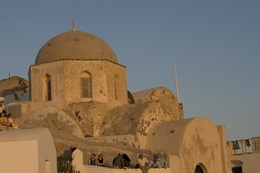
%> input picture dome.jpg, 260 x 173 px, shrunk from 876 x 584 before the run
$ octave bilateral_approx.m   (GNU Octave 9; MATLAB toolbox functions it lacks are replaced by stand-ins)
%> lines starting %> are read from the running program, lines starting %| are printed output that depends on the picture
### bilateral_filter.m
function output_im=bilateral_filter(input_im,sigma_x,sigma_r)

%% THe source of the code is http://www.cvc.uab.es/LAMP/joost/BilateralFiltering/.
%   This is the code of following paper
%   Title: Global Color Sparseness and a Local Statistics Prior for Fast Bilateral Filtering,
%   Author: Mozerov, Mikhail G and Van De Weijer, Joost,
%   Journal: IEEE Transactions on Image Processing,
%

% standard bilateral filterinput_img
% input:
%       input_im:   input image can be grey or color
%       sigma_x :   spatial sigma
%       sigma_r :   range (tonal) sigma
% output:
%       output_im:  output image


filter_size = floor(3*sigma_x+0.5);
[hh,ww,zz]=size(input_im);
output_im=zeros(hh,ww,zz);

[yy,xx] = ndgrid(-filter_size:filter_size,-filter_size:filter_size);
gaussF = exp(-(xx.^2+yy.^2)/(2*sigma_x^2));   % normalization not necessary

CC=1/(2*sigma_r^2);
if(zz==1)
    for yy=1:hh
        for xx=1:ww

            x_s=max(xx-filter_size,1);
            x_e=min(xx+filter_size,ww);
            y_s=max(yy-filter_size,1);
            y_e=min(yy+filter_size,hh);

            patch=input_im(y_s:y_e,x_s:x_e);
            weights=exp(-(patch-input_im(yy,xx)).^2*CC).*gaussF((y_s:y_e)- yy + filter_size + 1,(x_s:x_e)- xx + filter_size + 1 );
            output_im(yy,xx)=sum(weights(:).*patch(:))./sum(weights(:));
        end
    end
else
    for yy=1:hh
        for xx=1:ww

            x_s=max(xx-filter_size,1);
            x_e=min(xx+filter_size,ww);
            y_s=max(yy-filter_size,1);
            y_e=min(yy+filter_size,hh);

            patch=input_im(y_s:y_e,x_s:x_e,:);
            dR=(patch(:,:,1)-input_im(yy,xx,1)).^2;
            dG=(patch(:,:,2)-input_im(yy,xx,2)).^2;
            dB=(patch(:,:,3)-input_im(yy,xx,3)).^2;

            weights=exp(-sum(dR+dG+dB,3)*CC).*gaussF((y_s:y_e)- yy + filter_size + 1,(x_s:x_e)- xx + filter_size + 1 );
            div=sum(weights(:));
            output_im(yy,xx,1)=sum(sum(weights.*patch(:,:,1)))/div;
            output_im(yy,xx,2)=sum(sum(weights.*patch(:,:,2)))/div;
            output_im(yy,xx,3)=sum(sum(weights.*patch(:,:,3)))/div;
        end
    end
end

### fastKmeansfiltapprox.m
function B=fastKmeansfiltapprox(A,S,h,Centre,Clusterindex,spatialkernel,convmethod,fast_flag,Aguide)
% Main filtering code lies here

if ~exist('Aguide','var')
     % guideimage is same as inputimage
     Aguide=A;
end
if ~exist('fast_flag','var')
     % guideimage is same as inputimage
     fast_flag=1;
end
guided=size(Aguide,3);
B=zeros(size(A));
Cluster=size(Centre,1);

%% Filtering using matlab command for convolutions

if strcmp(convmethod,'matlab')
    if strcmp(spatialkernel,'box')
        filt     = ones(2*S+1,2*S+1);
    elseif strcmp(spatialkernel,'gaussian')
        w  = round(6*S); if (mod(w,2) == 0); w  = w+1; end
        filt     = fspecial('gaussian', [w w], S);
    else
    end
    for i=1:Cluster
        W=sum((Aguide-reshape(Centre(i,:),1,1,guided)).^2,3);
        W=exp(-W./(2*h*h));
        Wb=imfilter(W,filt);
        B=B+bsxfun(@times,bsxfun(@rdivide,imfilter(bsxfun(@times,W,A),filt),Wb),(Clusterindex==i));
    end
end
%% Filtering using O(1) convolutions

if strcmp(convmethod,'O1')
    for i=1:Cluster
        W=sum((Aguide-reshape(Centre(i,:),1,1,guided)).^2,3);
        W=exp(-W./(2*h*h));
        if strcmp(spatialkernel,'box')
            Wb=box_filter(W,S,fast_flag);
            B=B+bsxfun(@times,bsxfun(@rdivide,box_filter(bsxfun(@times,W,A),S,fast_flag),Wb),(Clusterindex==i));
        elseif strcmp(spatialkernel,'gaussian')
            Wb=gauss_filter(W,S,fast_flag);
            B=B+bsxfun(@times,bsxfun(@rdivide,gauss_filter(bsxfun(@times,W,A),S,fast_flag),Wb),(Clusterindex==i));
        else
        end
    end
end
end

### gauss_filter.m
function out = gauss_filter(in, sigma, fast_flag)
% Gaussian Smoothing at standard deviation euqal to sigma.
%
% fast_flag: 1 for standard separable Gaussian convolution
%            2 for image rescaling before Gaussian convolution for speedup.

if (fast_flag==0)
    out=in;
    for i=1:size(in,3)
         out(:,:,i)=young(in(:,:,i),sigma);
    end
else
    % Down sampling factor
    DSfaktor=round(min(max(1,2*floor((sigma+1)/4)),6));

    [hh,ww,~]=size(in);
    in=imresize(in,1/DSfaktor,'bilinear');
    out=in;
    for i=1:size(in,3)
        out(:,:,i)=young(in(:,:,i),sigma/DSfaktor);
    end
    out=imresize(out,[hh,ww]);
end

### bilateral_approx.m
%% Example bilateral filter code

clc;
clear;
close all;

%% input
% [filename, user_canceled] = imgetfile; %% Uncomment this line to choose any image from your system
filename='dome.jpg';
I  =  double(imread(filename));
[m,n,d]=size(I);
%> m = 173; n = 260; d = 3
sigs=10;
sigr=40;
Iact=I./255;
fast_flag=0;

%% direct bilateral filtering
tic,
Idirectbf=bilateral_filter(I,sigs,sigr);    %exact bilateral
%> after the loop in bilateral_filter, `for yy=1:hh`:
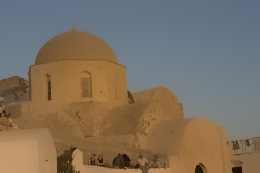
%> output_im: size 173x260x3 double; mean R, G, B 125.9, 113.1, 98
Tdirect=toc;
fprintf('Direct bilateral filter : \n');
fprintf('time for direct bilateral(ms)=%3.0f \n',Tdirect*1000);


%% Proposed filtering

% Done in two steps : Clustering and Filtering

% Clustering
Cluster=15;
tic,
%Bisecting K-means clustering
%Ares=reshape(Iact,m*n,d);
%[Centre,mincentre]=kmeans_recursive(Ares,Cluster);
%Clusterindex=reshape(mincentre,m,n);
%Inbuilt Matlab clustering code
[Clusterindex,Centre] = rgb2ind(uint8(I),Cluster,'nodither');
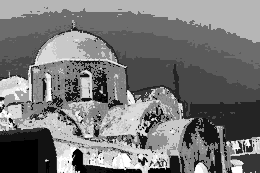
%> Clusterindex: size 173x260 uint8; min 0, max 14, mean 6.54; drawn with min black and max white
%> Centre = 15 rows, first 12: [0.761 0.592 0.416; 0.671 0.498 0.314; 0.494 0.51 0.502; 0.541 0.424 0.302; 0.463 0.51 0.545; 0.431 0.49 0.545; 0.408 0.471 0.537; 0.631 0.451 0.255; 0.561 0.404 0.227; 0.38 0.325 0.267; 0.384 0.447 0.525; 0.498 0.361 0.208]
Clusterindex=Clusterindex+1;

% Filtering
spatialtype='gaussian';
convmethod='O1'; % 'matlab' for matlab convolutions and 'O1' for O(1) convolutions
Ikmean=fastKmeansfiltapprox(Iact,sigs,sigr/255,Centre,Clusterindex,spatialtype,convmethod,fast_flag);      % bilateral kmeans
%> the loop in fastKmeansfiltapprox, `for i=1:Cluster` made 1 pass
%> pass 1, in fastKmeansfiltapprox, `W=sum((Aguide-reshape(Centre(i,:),1,1,guided)).^2,3);`:
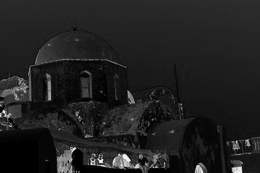
%> W: size 173x260 double; min 0, max 1.1, mean 0.141; drawn with min black and max white
%> pass 1, in fastKmeansfiltapprox, `W=exp(-W./(2*h*h));`:
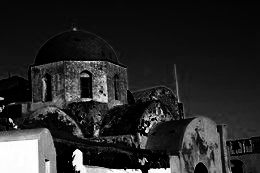
%> W: size 173x260 double; min 2.11e-10, max 1, mean 0.162
%> the run ends on the next line
